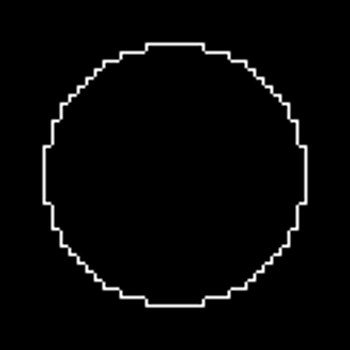
%> input picture 形状/circle/100.png, 350 x 350 px; its folder holds only this picture in this run
$ octave mygen.m   (GNU Octave 9; MATLAB toolbox functions it lacks are replaced by stand-ins)
%> lines starting %> are read from the running program, lines starting %| are printed output that depends on the picture; in (x1, y1, x2, y2) boxes, pixels count from 0 and x2, y2 are one past the last pixel; in counts of white or black regions, pixels touching at a corner belong together; the program's own positions count from 1
### 形状/circle/bound2im.m
function B = bound2im(b, M, N, x0, y0)
%BOUND2IM Converts a boundary to an image.
%   B = BOUND2IM(b) converts b, an np-by-2 or 2-by-np array
%   representing the integer coordinates of a boundary, into a binary
%   image with 1s in the locations defined by the coordinates in b
%   and 0s elsewhere.
%
%   B = BOUND2IM(b, M, N) places the boundary approximately centered
%   in an M-by-N image. If any part of the boundary is outside the
%   M-by-N rectangle, an error is issued.
%
%   B = BOUND2IM(b, M, N, X0, Y0) places the boundary in an image of
%   size M-by-N, with the topmost boundary point located at X0 and
%   the leftmost point located at Y0. If the shifted boundary is
%   outside the M-by-N rectangle, an error is issued. XO and X0 must
%   be positive integers.

%   Copyright 2002-2004 R. C. Gonzalez, R. E. Woods, & S. L. Eddins
%   Digital Image Processing Using MATLAB, Prentice-Hall, 2004
%   $Revision: 1.6 $  $Date: 2003/06/14 16:21:28 $

[np, nc] = size(b);
if np < nc
   b = b'; % To convert to size np-by-2.
   [np, nc] = size(b);
end

% Make sure the coordinates are integers.
x = round(b(:, 1));
y = round(b(:, 2));

% Set up the default size parameters.
x = x - min(x) + 1;
y = y - min(y) + 1;
B = false(max(x), max(y));
C = max(x) - min(x) + 1;
D = max(y) - min(y) + 1;

if nargin == 1
   % Use the preceding default values.
elseif nargin == 3
   if C > M | D > N
      error('The boundary is outside the M-by-N region.')
   end
   % The image size will be M-by-N. Set up the parameters for this.
   B = false(M, N);
   % Distribute extra rows approx. even between top and bottom.
   NR = round((M - C)/2);
   NC = round((N - D)/2); % The same for columns.
   x = x + NR; % Offset the boundary to new position.
   y = y + NC;
elseif nargin == 5
   if x0 < 0 | y0 < 0
      error('x0 and y0 must be positive integers.')
   end
   x = x + round(x0) - 1;
   y = y + round(y0) - 1;
   C = C + x0 - 1;
   D = D + y0 - 1;
   if C > M | D > N
      error('The shifted boundary is outside the M-by-N region.')
   end
   B = false(M, N);
else
   error('Incorrect number of inputs.')
end

B(sub2ind(size(B), x, y)) = true;

### 形状/circle/myresize.m
function [im]=myresize(A)
[w,h]=size(A);
if w>h
    d=w-h;
    h1=h+d;
    w1=w;
    im1=zeros(w1,h1);
    im1(1:w1,d/2+1:h1-d/2)=A(1:w,1:h);
end
if w<h
    d=h-w;
    w1=w+d;
    h1=h;
    im1=zeros(w1,h1);
    im1(d/2+1:w1-d/2,1:h1)=A(1:w,1:h);
end
if w==h
    im1=A;
end
im1=imresize(im1,[350,350]);
im=im1;

### 形状/circle/mygen.m
clc;
clear all;
file_path='C:\Users\dell\Desktop\毕设2\形状\circle\';
img_path_list=dir(strcat(file_path,'*.png'));
img_num=length(img_path_list);
for pn=1:img_num
    image_name = img_path_list(pn).name;
    img_origin =  imread(strcat(file_path,image_name));
%> img_origin is the input picture: size 350x350 uint8; min 0, max 255, mean 6
    I=img_origin;
    I=imbinarize(I);
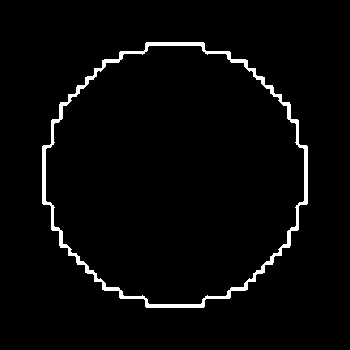
%> I: size 350x350 logical; 2.8% white; 1 white region, box (x1, y1, x2, y2) and area: (42, 42, 308, 308) 3444
    b=bwboundaries(I);
%> b = 2 boundaries; box (x1, y1, x2, y2) and points: (42, 42, 308, 308) 977, (46, 46, 304, 304) 861
    b=b{1};
%> b = 977 rows, first 12: [147 43; 146 44; 146 45; 146 46; 146 47; 146 48; 146 49; 146 50; 145 51; 144 52; 143 52; 142 52]
    boundry=bound2im(b);
%> in bound2im, `[np, nc] = size(b);`: np = 977; nc = 2
%> in bound2im, `x = round(b(:, 1));`: x = 977 values, max 308 at index 676, min 43 at index 188, mean 175.5
%> in bound2im, `y = round(b(:, 2));`: y = 977 values, max 308 at index 432, min 43 at index 1, mean 175.4
%> in bound2im, `x = x - min(x) + 1;`: x = 977 values, max 266 at index 676, min 1 at index 188, mean 133.5
%> in bound2im, `y = y - min(y) + 1;`: y = 977 values, max 266 at index 432, min 1 at index 1, mean 133.4
%> in bound2im, `B = false(max(x), max(y));`: B: size 266x266 logical; every value is 0
%> in bound2im, `C = max(x) - min(x) + 1;`: C = 266
%> in bound2im, `B(sub2ind(size(B), x, y)) = true;`:
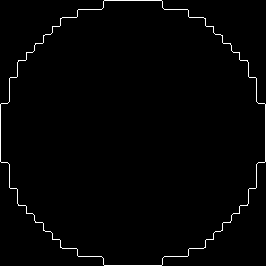
%> B: size 266x266 logical; 1.4% white in thin lines or dots
    [w,h]=size(boundry);
%> w = 266; h = 266
    boundrys=zeros(w+30,h+30);
    boundrys(16:w+15,16:h+15)=boundry;
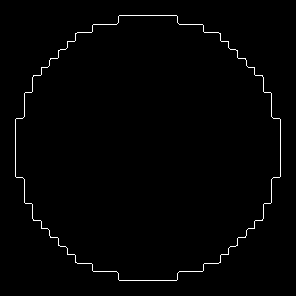
%> boundrys: size 296x296 double; values 0 (black) and 1 (white), 1.1% white in thin lines or dots, all inside (x1, y1, x2, y2) = (15, 15, 281, 281)
    A=myresize(boundrys);
%> in myresize, `im1=imresize(im1,[350,350]);`:
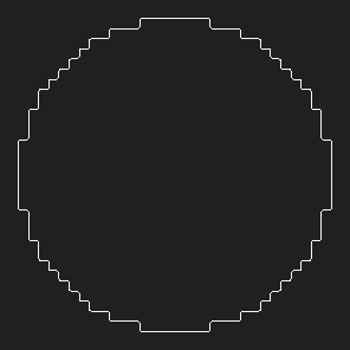
%> im1: size 350x350 double; min -0.152, max 1.04, mean 0.0111; drawn with min black and max white
    imwrite(A,image_name);
end

$ run again, on 形状/circle/15.png
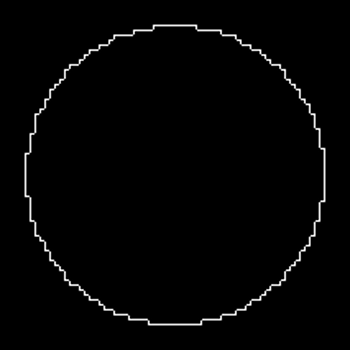
%> input picture 形状/circle/15.png, 350 x 350 px
%> img_origin is the input picture: size 350x350 uint8; min 0, max 255, mean 4
%> `I=imbinarize(I);`:
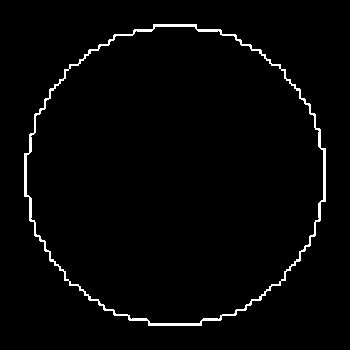
%> I: size 350x350 logical; 2.1% white in thin lines or dots, all inside (x1, y1, x2, y2) = (24, 24, 326, 326)
%> `b=bwboundaries(I);`: b = 2 boundaries; box (x1, y1, x2, y2) and points: (24, 24, 326, 326) 1081, (27, 27, 323, 323) 1003
%> `b=b{1};`: b = 1081 rows, first 12: [154 25; 154 26; 154 27; 154 28; 154 29; 153 30; 152 30; 151 30; 150 30; 149 30; 148 30; 147 30]
%> np = 1081; nc = 2
%> in bound2im, `x = round(b(:, 1));`: x = 1081 values, max 326 at index 763, min 25 at index 228, mean 175.6
%> in bound2im, `y = round(b(:, 2));`: y = 1081 values, max 326 at index 493, min 25 at index 1, mean 175.5
%> in bound2im, `x = x - min(x) + 1;`: x = 1081 values, max 302 at index 763, min 1 at index 228, mean 151.6
%> in bound2im, `y = y - min(y) + 1;`: y = 1081 values, max 302 at index 493, min 1 at index 1, mean 151.5
%> C = 302
%> boundrys: size 332x332 double; values 0 (black) and 1 (white), 0.98% white in thin lines or dots, all inside (x1, y1, x2, y2) = (15, 15, 317, 317)
%> in myresize, `im1=imresize(im1,[350,350]);`:
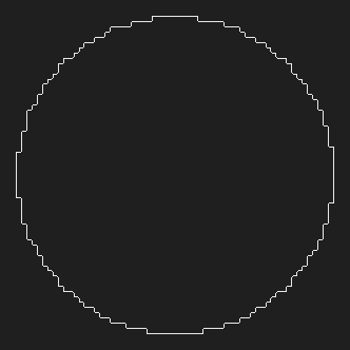
%> im1: size 350x350 double; min -0.156, max 1.11, mean 0.0098; drawn with min black and max white
